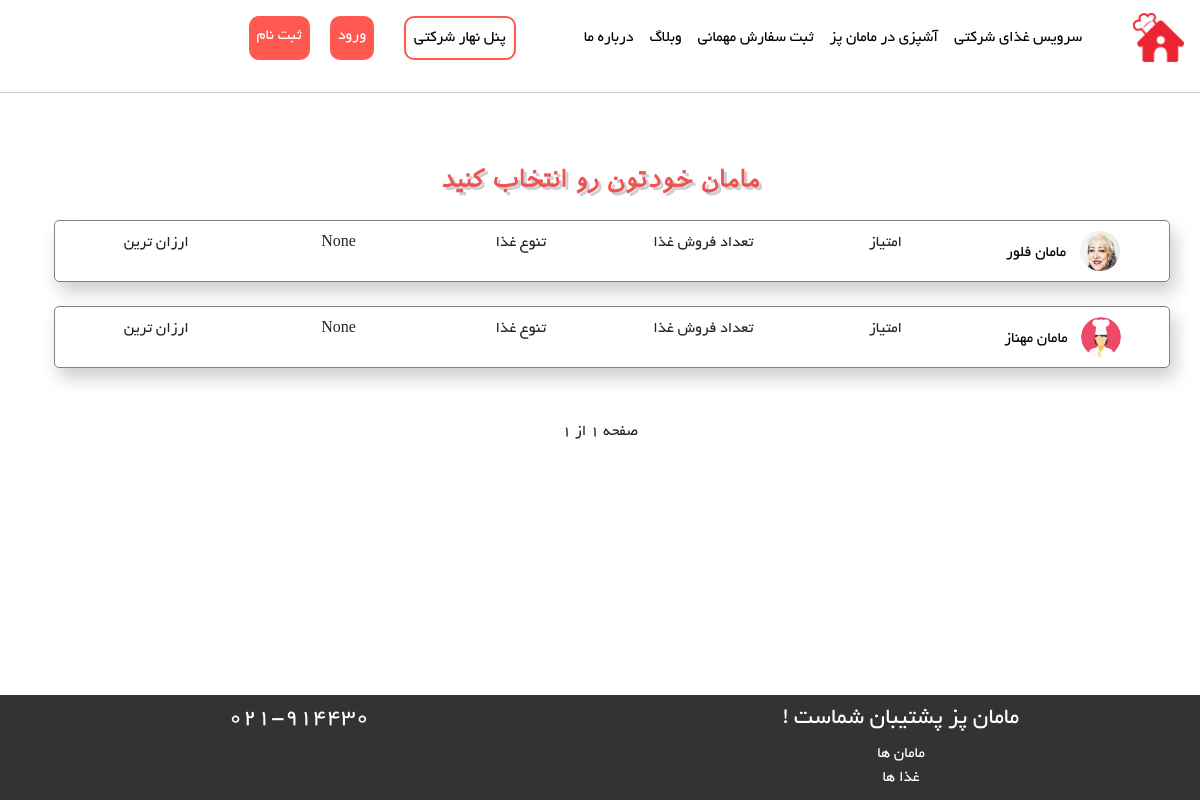
/moms/momsList, run on an earlier commit of the app's database.
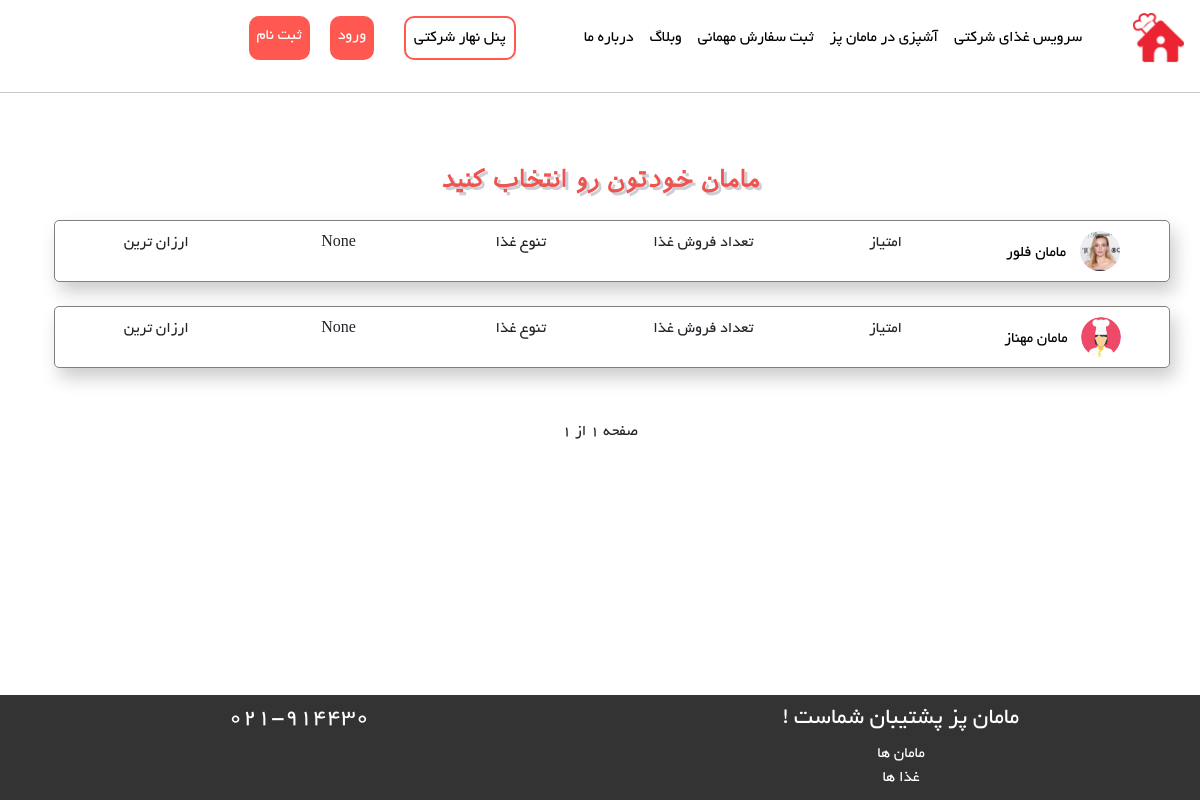
And on a later commit of the database.
### Moms/models.py (models this page shows, shortened)
class MomsModel(models.Model):
    user = models.ForeignKey(User, on_delete=models.CASCADE)
    profile_photo = models.ImageField(upload_to='moms_profiles', blank=True, null=True)
    home_number = models.CharField(max_length=20, blank=True, null=True)
    state = models.ForeignKey(State, on_delete=models.CASCADE, blank=True, null=True)
    city = models.ForeignKey(City, on_delete=models.CASCADE, blank=True, null=True)
    wallet = models.IntegerField(default=0)
    class Meta:
        db_table = 'Moms'
        verbose_name = 'Mom'
        verbose_name_plural = 'Moms'

### BaseApp/models.py (models this page shows, shortened)
class User(AbstractUser):
    phone_number = models.CharField(max_length=20, null=True, blank=True)
    email_active_code = models.CharField(max_length=100, null=True, blank=True)
    address = models.TextField(null=True, blank=True)
    is_mom = models.BooleanField(default=False)
    is_company = models.BooleanField(default=False)
    class Meta:
        db_table = 'User'

### Moms/views.py (the view)
# urls.py: path('momsList', views.MomsListView.as_view(), name='momsList'),
class MomsListView(ListView):
    model = MomsModel
    template_name = 'Moms/MomsListView.html'
    queryset = MomsModel.objects.all()
    context_object_name = 'moms'
    paginate_by = 4

### Moms/templates/Moms/MomsListView.html (shortened to what this page needs)
{% extends 'base/layout.html' %}
{% load static %}
{% block HeaderLinks %}
    <link rel="stylesheet" href="{% static 'css/Moms/MomsListView-Style.css' %}">
{% endblock %}
{% block main %}
    <h1 id="mom-list-header" class="col s12 t-b-f t-9 red-text text-lighten-1 shadow-grey-text center-align">مامان خودتون رو انتخاب
        کنید</h1>
    {% for mom in moms %}
        <div class="row moms-box text-center">
            <div class="col-2">
                <a href="{% url 'MomProfile' mom_id=mom.user.id %}">
                    <div class="mom-box">
                        {% if mom.profile_photo %}
                            <img style="display: inline" class="mom-profile" src="{{ mom.profile_photo.url }}"/>
                        {% else %}
                            <img style="display: inline" class="mom-profile" src="{% static 'image/icons/default_mom_profile.png' %}"/>
                        {% endif %}
                        <p style="display: inline">مامان {{ mom.user.first_name }}</p>
                    </div>
                </a>
            </div>
            <div class="col-2">
                <div class="mom-box">
                    <p>امتیاز</p>
                </div>
            </div>
            <div class="col-2">
                <div class="mom-box">
                    <p>تعداد فروش غذا</p>
                </div>
            </div>
            <div class="col-2">
                <div class="mom-box">
                    <p>تنوع غذا</p>
                </div>
            </div>
            <div class="col-2">
                <div class="mom-box">
                    <p>{{ mom.city }}</p>
                </div>
            </div>
            <div class="col-2">
                <div class="mom-box">
                    <p>ارزان ترین</p>
                </div>
            </div>
        </div>
        <br>
    {% endfor %}
    <div class="container2">
        <div class="pagination text-center">
            <span class="step-links">
                <span class="current">
                    صفحه {{ page_obj.number }} از {{ page_obj.paginator.num_pages }}
                </span>
            </span>
        </div>
    </div>
{% endblock %}

### templates/base/layout.html (shortened to what this page needs)
{% load static %}
<!DOCTYPE html>
<html>
<head>
    <link rel="stylesheet" href="{% static 'css/base/bootstrap.css' %}"/>
    <link rel="stylesheet" href="{% static 'css/base/layout-style.css' %}"/>
    <link rel="stylesheet" href="https://cdn.jsdelivr.net/npm/bootstrap-icons@1.3.0/font/bootstrap-icons.css">
    <link rel="stylesheet" href="https://cdnjs.cloudflare.com/ajax/libs/font-awesome/5.15.1/css/all.min.css">
    {% block HeaderLinks %}{% endblock %}
</head>
</head>
<body>
<header>
    <div class="container-fluid">
        <nav class="navbar navbar-expand-lg">
            <a class="navbar-brand" href="/"><img src="{% static 'image/icons/site-logo.png' %}" alt="لوگو"></a>
            <div class="collapse navbar-collapse" id="navbarNav">
                <ul class="navbar-nav ml-auto">
                    <li class="nav-item">
                        <a class="nav-link" href="{% url 'CompanyRegister' %}">سرویس غذای شرکتی</a>
                    </li>
                    <li class="nav-item">
                        <a class="nav-link" href="{% url 'MomsRegisterView' %}">آشپزی در مامان پز</a>
                    </li>
                    <li class="nav-item">
                        <a class="nav-link" href="#">ثبت سفارش مهمانی</a>
                    </li>
                    <li class="nav-item">
                        <a class="nav-link" href="#">وبلاگ</a>
                    </li>
                    <li class="nav-item">
                        <a class="nav-link" href="#">درباره ما</a>
                    </li>
                </ul>
                <ul id="left-but" class="navbar-nav">
                    <li class="nav-item co-butt">
                        <a class="nav-link co-butt-a" href="#">پنل نهار شرکتی</a>
                    </li>
                    {% if request.user.is_authenticated %}
                        <li class="nav-item log-butt">
                            <a id="log-bt" class="nav-link" href="{% url 'Show-Cart' %}">
                                <i class="fas fa-shopping-cart"></i> سبد خرید
                            </a>
                        </li>
                        {% if not request.user.is_mom %}
                            <li class="nav-item log-butt">
                                <a id="log-bt" class="nav-link" href="{% url 'UpdateUserProfile' %}">ویرایش پروفایل
                                    کاربر</a>
                            </li>
                        {% endif %}
                        {% if  request.user.is_mom %}
                            <li class="nav-item log-butt">
                                <a id="log-bt" class="nav-link" href="{% url 'UpdateMomProfile' %}">ویرایش پروفایل
                                    مامان</a>
                            </li>
                        {% endif %}
                        <li class="nav-item log-butt">
                            <a id="log-bt" class="nav-link" href="{% url 'logout' %}">خروج</a>
                        </li>
                    {% else %}
                        <li class="nav-item log-butt">
                            <a id="log-bt" class="nav-link" href="{% url 'login' %}">ورود</a>
                        </li>
                        <li class="nav-item log-butt">
                            <a id="log-bt" class="nav-link" href="{% url 'CustomerRegisterView' %}">ثبت نام</a>
                        </li>
                    {% endif %}
                </ul>
            </div>
        </nav>
        <hr/>
    </div>
</header>
<br>
<div class="container">
    {% block main %}{% endblock %}
</div>
<br>
<br>
<br>
<div id="footer" class="footer fixed-bottom text-center">
    <div class="row">
        <div class="col-md-6">
            <h4 id="postiban">مامان پز پشتیبان شماست !</h4>
            <a href="{% url 'momsList' %}">مامان ها</a>
            <br>
            <a href="{% url 'FoodListView' %}">غذا ها</a>
        </div>
        <div class="col-md-6">
            <h4>021-914430</h4>
        </div>
    </div>
</div>
</body>
</html>

### static/css/base/layout-style.css (style rules this page uses)
body { font-family: 'Yekan'; direction: rtl; }
.container-fluid { padding: 0; }
body { direction: rtl; }
a { text-decoration: none; color: black; }
header { background-color: #ffffff; font-size: 1rem; font-family: 'Yekan'; }
.navbar-brand img { max-height: 50px; }
.navbar-nav .nav-link { color: #000000; }
.log-butt { background-color: #ff5851; border-radius: 10px; color: white; margin: 0 10px 0 10px; }
.co-butt-a { color: #ff5851; }
.co-butt { border: 2px solid #ff5851; border-radius: 10px; margin: 0 20px 0 20px; color: #ff5851; }
#log-bt { color: white; }
body { margin-bottom: 100px; }
.fixed-bottom { background-color: black; opacity: 80%; padding: 10px; }
.fixed-bottom h4 { color: white; }
.fixed-bottom a { color: white; text-decoration: none; }

### static/css/Moms/MomsListView-Style.css (style rules this page uses)
.moms-box { width: 100%; height: auto; box-shadow: 5px 10px 18px rgba(0, 0, 0, 0.2); padding: 10px; border-radius: 5px; border: 1px solid rgba(94, 90, 90, 0.77); vertical-align: middle; direction: rtl; }
.mom-profile { width: 40px; height: 40px; border-radius: 50%; margin: 0 10px; }
.pagination { direction: ltr; }
#mom-list-header { -webkit-text-size-adjust: 100%; line-height: 110%; margin: 2.1rem 0 1.68rem 0; text-align: center; font-family: IRANSans, tahoma, serif; font-weight: bold; text-shadow: 3px 3px 0 #cccfd6; font-size: 1.5em; color: #EF5350 !important; box-sizing: border-box; padding: 0 .75rem; min-height: 1px; width: 100%; margin-left: auto; left: auto; right: auto; float: right; }
.container2 { display: flex; justify-content: center; align-items: center; height: 10vh; }

What changed in the data, as far as the page shows it:
changed MomsModel "فلور": profile_photo: a different picture
